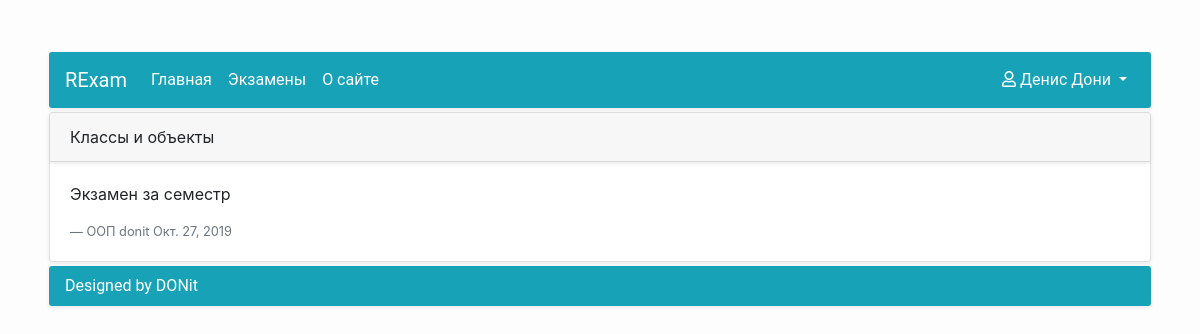
Page /exams/exam_detail/18 (signed in) on the committed database.
### Accounts/models.py (models this page shows, shortened)
class UserAccount(AbstractUser):
    middle_name = models.CharField(max_length=20, blank=True, null=False, verbose_name=u'Отчество')
    study_group = models.ForeignKey(StudyGroup, on_delete=models.SET_NULL, null=True, blank=True)
    REQUIRED_FIELDS = ['email', 'first_name', 'last_name']
    def __str__(self):
        return self.username
    class Meta:
        verbose_name = u'Пользователь'
        verbose_name_plural = u'Пользователи'

### Exams/models.py (models this page shows, shortened)
class Exam(Model):
    exam_header = CharField(max_length=30, blank=False, null=False, verbose_name=u'Заголовок экзамена')
    exam_description = TextField(blank=False, null=True, verbose_name=u'Описание экзамена')
    exam_date = DateField(auto_now_add=True, blank=False, null=True, verbose_name=u'Дата создания')
    exam_subject = ForeignKey(Subject, blank=False, null=True, on_delete=SET_NULL, verbose_name=u'Предмет')
    exam_author = ForeignKey(UserAccount, blank=False, null=True, on_delete=SET_NULL, verbose_name=u'Автор')
    class Meta:
        verbose_name = u'Экзамен'
        verbose_name_plural = u'Экзамены'

class Subject(Model):
    name = CharField(max_length=30, blank=False, null=False, verbose_name=u'Имя предмета')
    def __str__(self):
        return self.name
    class Meta:
        verbose_name = u'Предмет'
        verbose_name_plural = u'Предметы'

### Exams/views.py (the view)
# urls.py: path('exam_detail/<pk>', ExamDetail.as_view(), name='ExamDetail'),
class ExamDetail(LoginRequiredMixin, DetailView):
    model = Exam
    template_name = 'Exams/ExamDetail.html'
    def get_context_data(self, **kwargs):
        context = super(ExamDetail, self).get_context_data(**kwargs)
        context['questions_list'] = Question.objects.filter(question_exam=self.kwargs['pk'])
        return context

### Exams/templates/Exams/ExamDetail.html (shortened to what this page needs)
{% extends 'RExam/BaseContent.html' %}
{% load static %}
{% block head_end %}
    <link rel="stylesheet" href="{% static 'Exams/style.css' %}"/>
{% endblock head_end %}
{% block content %}
    <div class="card shadow-sm m-1">
        <div class="card-header shadow-sm">
            {{ object.exam_header }}
        </div>
        <div class="card-body">
            <p class="card-text">{{ object.exam_description }}</p>
            <footer class="blockquote-footer">{{ object.exam_subject }}
                {{ object.exam_author }}
                {{ object.exam_date }} </footer>
        </div>
    </div>
{% endblock content %}

### RExam/templates/RExam/BaseContent.html (shortened to what this page needs)
{% extends 'RExam/base.html' %}
{% block body_start %}
    <div class="d-flex justify-content-center h-100">
        <div class="container mt-lg-5">
            <nav class="navbar navbar-expand-lg navbar-dark bg-info menu shadow-sm m-1">
                <a class="navbar-brand" href="">RExam</a>
                <div class="collapse navbar-collapse" id="navbarSupportedContent">
                    <ul class="navbar-nav mr-auto">
                        <li class="nav-item active">
                            <a class="nav-link" href="{% url 'HomePage' %}">Главная</a>
                        </li>
                        <li class="nav-item active">
                            <a class="nav-link" href="{% url 'ListExams' %}">Экзамены</a>
                        </li>
                        <li class="nav-item active">
                            <a class="nav-link" href="{% url 'AboutPage' %}">О сайте</a>
                        </li>
                    </ul>
                    <ul class="nav navbar-nav navbar-right">
                        <li class="nav-item dropdown align-right">
                            <a class="nav-link dropdown-toggle active" href="#" id="navbarDropdown" role="button"
                               data-toggle="dropdown"
                               aria-haspopup="true" aria-expanded="false"><i class="far fa-user"></i>
                                {{ user.get_full_name }}
                            </a>
                        </li>
                    </ul>
                </div>
            </nav>
            {% block content %}{% endblock content %}
            <div class="footer shadow-sm m-1">
                <div class="footer-content bg-info">Designed by DONit</div>
            </div>
        </div>
    </div>
{% endblock body_start %}

### RExam/static/RExam/style.css (style rules this page uses)
html, body { height: 100%; margin: 0; padding: 0; }
body { background: #fdfdfd; }
.footer-content { font-family: Roboto, sans-serif; border-radius: 3px; color: white; padding: .5rem 1rem; }
.menu { font-family: Roboto, sans-serif; border-radius: 3px; }

### rows in the picture
UserAccount: get_full_name "Денис Дони"
Exam: exam_header "Классы и объекты", exam_description "Экзамен за семестр", exam_subject "ООП", exam_author "donit", exam_date "Окт. 27, 2019"
